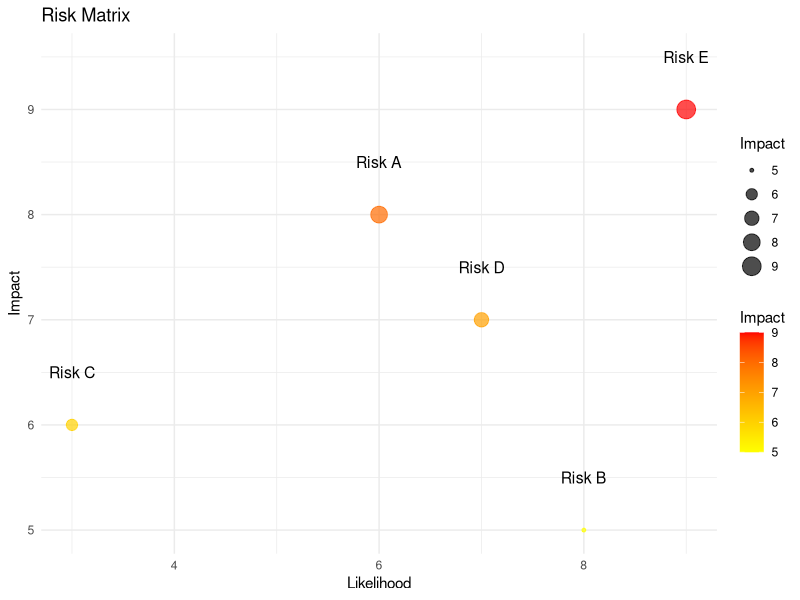

This figure's R source:
# Install necessary packages
# install.packages("ggplot2")

library(ggplot2)

# Example data for risks
risk_data <- data.frame(
  Risk = c("Risk A", "Risk B", "Risk C", "Risk D", "Risk E"),
  Impact = c(8, 5, 6, 7, 9),  # Impact on a scale of 1 to 10
  Likelihood = c(6, 8, 3, 7, 9)  # Likelihood on a scale of 1 to 10
)

# Create a Risk Matrix
ggplot(risk_data, aes(x = Likelihood, y = Impact, label = Risk)) +
  geom_point(aes(size = Impact, color = Impact), alpha = 0.7) +
  geom_text(nudge_y = 0.5, size = 4) +
  scale_color_gradient(low = "yellow", high = "red") +
  labs(title = "Risk Matrix", x = "Likelihood", y = "Impact") +
  theme_minimal()
